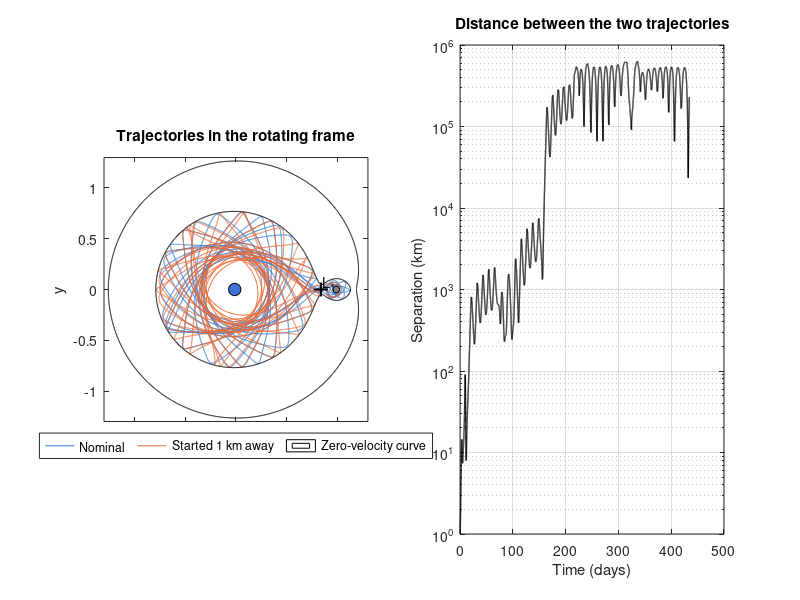

Source code (MATLAB):
%% A chaotic trajectory in the Earth-Moon CR3BP
% Same dynamics and sign convention as Problem Set 7. The initial condition
% starts near the Moon with an energy between E_L1 and E_L2: the neck at L1
% is open but the one at L2 is closed. The spacecraft can't escape, so it
% wanders between the Earth and Moon regions, passing through the L1 neck at
% irregular times. A second trajectory starting 1 km away shows the
% sensitive dependence on initial conditions.

mu = 0.012150585609624;  L_star = 384400;  T_star_days = 375190/86400;
gradU = @(x, y) [-x + (1-mu)*(x+mu)/((x+mu)^2+y^2)^1.5 + mu*(x-1+mu)/((x-1+mu)^2+y^2)^1.5;
                 -y + (1-mu)*y/((x+mu)^2+y^2)^1.5      + mu*y/((x-1+mu)^2+y^2)^1.5];
rhs = @(t, s) [s(3); s(4); [2*s(4); -2*s(3)] - gradU(s(1), s(2))];   % planar EOM
U = @(x, y) -0.5*(x.^2 + y.^2) - (1-mu)./sqrt((x+mu).^2 + y.^2) - mu./sqrt((x-1+mu).^2 + y.^2);

% Initial condition [x0 y0 xdot0 ydot0] (planar, z = zdot = 0)
s0 = [0.90; 0; 0; -0.2719726169];
fprintf('Energy E = %.6f  (E_L1 = -1.594171, E_L2 = -1.586080)\n', 0.5*s0(4)^2 + U(s0(1), s0(2)));

tf = 100;                                    % about 434 days
opts = odeset('RelTol', 1e-12, 'AbsTol', 1e-12);
t = linspace(0, tf, 20000);
[~, S1] = ode45(rhs, t, s0, opts);
[~, S2] = ode45(rhs, t, s0 + [1/L_star; 0; 0; 0], opts);   % start 1 km away in x

% Trajectories in the rotating frame
figure('Color', 'w', 'Position', [100 100 1100 480]);
subplot(1, 2, 1); hold on;
plot(S1(:,1), S1(:,2), 'Color', [0.16 0.47 0.84], 'LineWidth', 0.7);
plot(S2(:,1), S2(:,2), 'Color', [0.92 0.41 0.20], 'LineWidth', 0.7);
[Xg, Yg] = meshgrid(linspace(-1.3, 1.3, 400));
contour(Xg, Yg, U(Xg, Yg), [1 1] * (0.5*s0(4)^2 + U(s0(1), s0(2))), 'k');  % zero-velocity curve
plot(-mu, 0, 'o', 'MarkerSize', 9, 'MarkerFaceColor', [0.25 0.45 0.85], 'MarkerEdgeColor', 'k');
plot(1-mu, 0, 'o', 'MarkerSize', 5, 'MarkerFaceColor', [0.5 0.5 0.5], 'MarkerEdgeColor', 'k');
plot(0.836915, 0, 'k+', 'MarkerSize', 10, 'LineWidth', 1.5);  text(0.85, 0.06, 'L_1');
axis equal; box on; xlim([-1.3 1.3]); ylim([-1.3 1.3]);
xlabel('x'); ylabel('y');
legend('Nominal', 'Started 1 km away', 'Zero-velocity curve', 'Location', 'southoutside', 'Orientation', 'horizontal');
title('Trajectories in the rotating frame');

% Separation between the two trajectories
subplot(1, 2, 2);
d = sqrt((S1(:,1) - S2(:,1)).^2 + (S1(:,2) - S2(:,2)).^2) * L_star;
semilogy(t * T_star_days, d, 'k', 'LineWidth', 1);
grid on; xlabel('Time (days)'); ylabel('Separation (km)');
title('Distance between the two trajectories');
